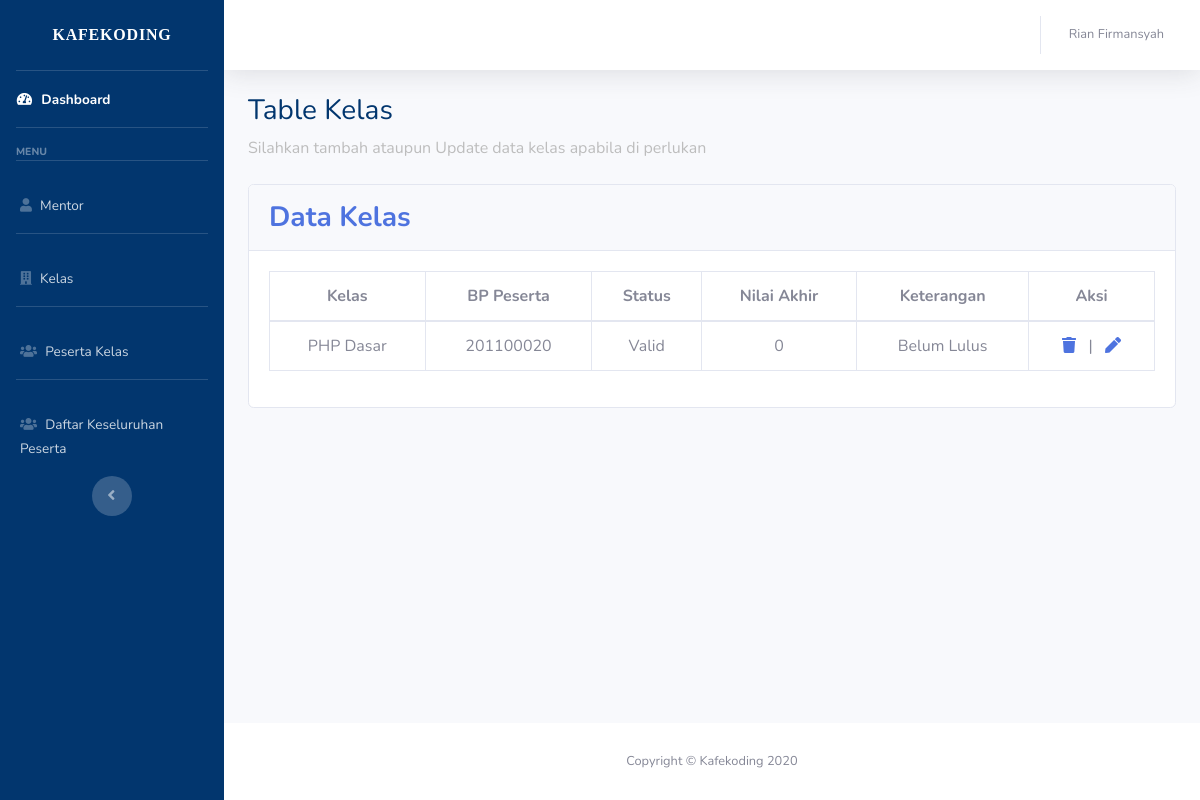
Before: /mentor/daftarPeserta.php (signed in) with the older database file.
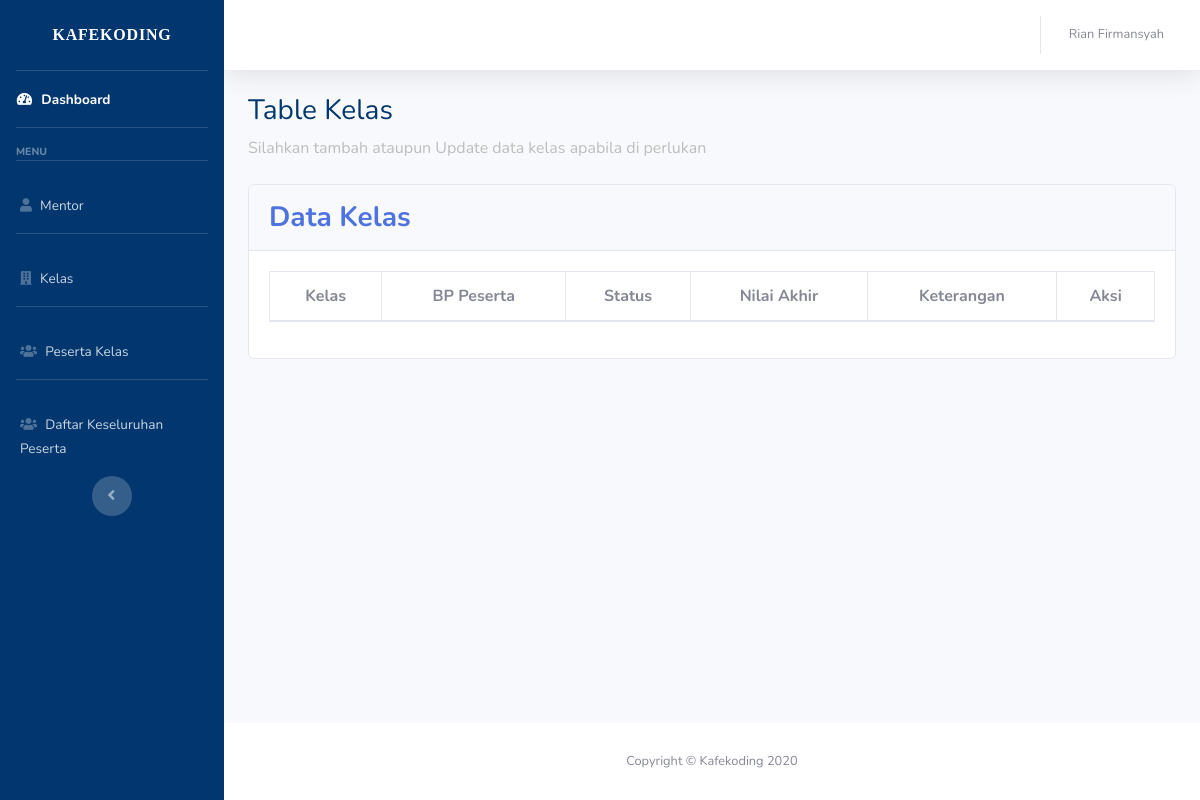
After: the same page with the newer database file.
### tables this page shows
CREATE TABLE `kelas_peserta` (
  `bp_peserta` int(11) NOT NULL,
  `kelas` varchar(50) NOT NULL,
  `jam_kelas` varchar(50) NOT NULL,
  `link_wa` varchar(50) NOT NULL,
  `status` varchar(50) NOT NULL,
  `nilai_akhir` int(11) NOT NULL,
  `keterangan` varchar(50) NOT NULL
);

### mentor/daftarPeserta.php (the view, shortened to what this page needs)
<!DOCTYPE html>
<html lang="en">
  <head>
    <link rel="stylesheet" href="https://use.fontawesome.com/releases/v5.15.2/css/all.css" />
    <link rel="stylesheet" href="../libraries/fonts/1.ttf">
    <link href="libraries/css/sb-admin-2.css" rel="stylesheet" />
  </head>
  <body id="page-top">
    <div id="wrapper">
      <?php include 'menubar.php'; ?>
      <div id="content-wrapper" class="d-flex flex-column">
        <div id="content">
          <nav class="navbar navbar-expand navbar-light bg-white topbar mb-4 static-top shadow">
            <?php include 'topbar.php'; ?>
          <div class="container-fluid ">
            <div class="row">
              <div class="col">
              <h1 class="h3 mb-2" style="color: #02366e;">Table Kelas</h1>
              <p class="mb-4" style="color: #bdbdbd;">Silahkan tambah ataupun Update data kelas apabila di perlukan</p>
            </div>
            <div class="col-12">
            <div class="card card-table">
              <div class="card-header py-3 d-flex justify-content-between">
                <h6 class="h3 m-0 font-weight-bold text-primary align-self-center">
                  Data Kelas
                </h6>
              </div>
              <div class="card-body">
                <div class="table-responsive">
                  <table class="table table-bordered text-center table-hover" id="dataTable" width="100%" cellspacing="0">
                    <thead>
                      <tr>
                        <th>Kelas</th>
                        <th>BP Peserta</th>
                        <th>Status</th>
                        <th>Nilai Akhir</th>
                        <th>Keterangan</th>
                        <th>Aksi</th>
                      </tr>
                    </thead>
                    <?php
                    include '../koneksi.php';
                    $nama = $_SESSION['nama'];
                    $cari = mysqli_query($koneksi,"SELECT kelas FROM mentor WHERE nama_mentor = '$nama'");
                    $data = mysqli_fetch_assoc($cari);
                    $kls = $data['kelas'];
                    $query = mysqli_query($koneksi, "SELECT * FROM kelas_peserta WHERE kelas = '$kls'");
                    while ($dt = mysqli_fetch_assoc($query)) { ?>
                    <tbody>
                      <tr>
                        <td><?php echo $kls; ?></td>
                        <td><?php echo $dt['bp_peserta'];?></td>
                        <td><?php echo $dt['status'];?></td>
                        <td><?php echo $dt['nilai_akhir'];?></td>
                        <td><?php echo $dt['keterangan'];?></td>
                        <td>
                          <a href="deletepeserta.php?bp_peserta=<?php echo $dt['bp_peserta'];?>&kelas=<?php echo $data['kelas'];?>"><i class="fas fa-trash"></i></a>
                         &nbsp; | &nbsp;
                <a href="#" type="button"
                data-toggle="modal"
                data-target="#EditModal"
                data-id="<?php echo $dt['bp_peserta'];?>"
                data-kelas="<?php echo $data['kelas'];?>"
                >
                <i class="fas fa-pen"></i>
             </a>
                        </td>
                      </tr>
                    </tbody>
                  <?php } ?>
                  </table>
                </div>
              </div>
            </div>
            </div>
            </div>
          </div>
        </div>
        <footer class="sticky-footer bg-white">
          <div class="container my-auto">
            <div class="copyright text-center my-auto">
              <span>Copyright &copy; Kafekoding 2020</span>
            </div>
          </div>
        </footer>
      </div>
    </div>
  </body>
</html>

Changed rows visible on the page:
removed kelas_peserta: kls "PHP Dasar", bp_peserta "201100020", status "Valid", nilai_akhir "0", keterangan "Belum Lulus"
